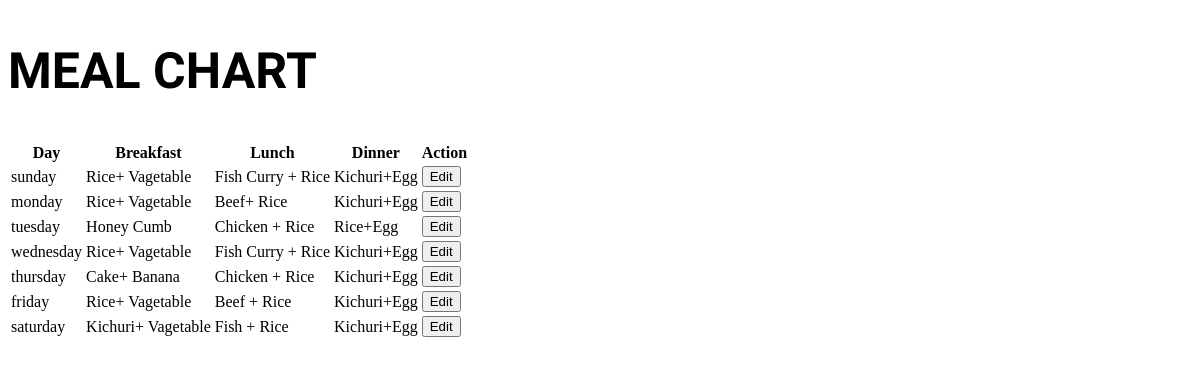
/admin/view_meal_chart.php (signed in), run on the app's committed database.
### tables this page shows
CREATE TABLE `meal_chart` (
  day varchar(10) NOT NULL,
  breakfast varchar(80) NOT NULL,
  lunch varchar(80) NOT NULL,
  dinner varchar(80) NOT NULL
);

### admin/view_meal_chart.php (the view, shortened to what this page needs)
<?php
require_once "../config/configPDO.php";
?>
<!DOCTYPE html>
<html lang="en">
<link rel="stylesheet" href="../css/common.css">
</head>
<body>
    <div class="container">
        <div class="row mt-5">
            <section class="col-md-12">
                <h1 class="text-center font-Staatliches-heading">MEAL CHART</h1>
                <div class="table-responsive">
                    <table class="table table-bordered table-hover table-striped" style="table-layout: fixed">
                        <thead>
                            <tr class="tableizer-firstrow">
                                <th>Day</th>
                                <th>Breakfast</th>
                                <th>Lunch</th>
                                <th>Dinner</th>
								<th>Action</th>
                            </tr>
                        </thead>
                        <tbody>
                            <?php
try {
    $sql = "SELECT * FROM meal_chart";
    $result = $conn->prepare($sql);
    $result->execute();
    if ($result->rowCount() > 0) {
        while ($row = $result->fetch(PDO::FETCH_ASSOC)) {
            ?>
                            <tr>
                                <td><?php echo $row["day"]; ?></td>
                                <td><?php echo $row["breakfast"]; ?></td>
                                <td><?php echo $row["lunch"]; ?></td>
                                <td><?php echo $row["dinner"]; ?></td>
								<td>
								<form action="edit.php" method="POST">
								<button type="submit" name="edit_data_btn" class="btn nbtn-success"> Edit </button>
								</form>
								</td>
                            </tr>
                            <?php
        }
        ?>
                        </tbody>
                    </table>
                    <?php
    } else {
        echo "<tr><td class='text-center' colspan='4'>No Records Found</td></tr>";
    }
} catch (PDOException $e) {
    echo "<script>alert('We are sorry, there seems to be a problem with our systems. Please try again.');</script>";
    echo "Error " . $e->getMessage();
}
?>
                </div>
            </section>
        </div>
    </div>
</body>
</html>

### css/common.css (style rules this page uses)
.font-Staatliches-heading { font-family: "Staatliches", cursive !important; font-size: 50px !important; }

### data on the page
meal_chart: day "sunday", breakfast "Rice+ Vagetable", lunch "Fish Curry + Rice", dinner "Kichuri+Egg"
meal_chart: day "monday", breakfast "Rice+ Vagetable", lunch "Beef+ Rice", dinner "Kichuri+Egg"
meal_chart: day "tuesday", breakfast "Honey Cumb", lunch "Chicken + Rice", dinner "Rice+Egg"
meal_chart: day "wednesday", breakfast "Rice+ Vagetable", lunch "Fish Curry + Rice", dinner "Kichuri+Egg"
meal_chart: day "thursday", breakfast "Cake+ Banana", lunch "Chicken + Rice", dinner "Kichuri+Egg"
meal_chart: day "friday", breakfast "Rice+ Vagetable", lunch "Beef + Rice", dinner "Kichuri+Egg"
meal_chart: day "saturday", breakfast "Kichuri+ Vagetable", lunch "Fish + Rice", dinner "Kichuri+Egg"
